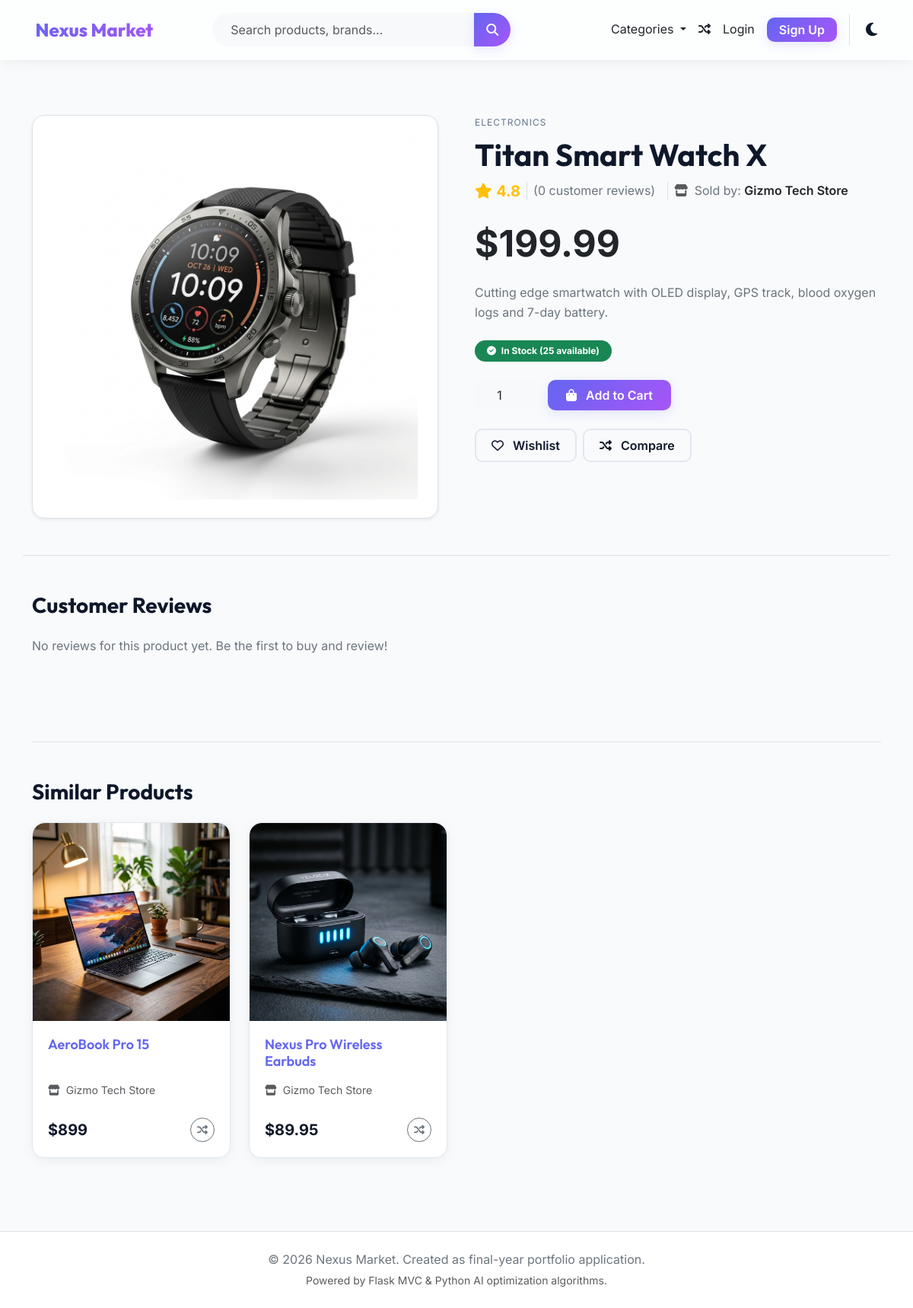
Page /product/1 on the committed database.
### tables this page shows
CREATE TABLE products (
    id INTEGER PRIMARY KEY AUTOINCREMENT,
    vendor_id INT NOT NULL,
    category_id INT NOT NULL,
    name VARCHAR(255) NOT NULL,
    description TEXT,
    price NUMERIC NOT NULL,
    stock INT NOT NULL DEFAULT 0,
    image_url VARCHAR(255) DEFAULT 'default_product.png',
    status VARCHAR(20) NOT NULL DEFAULT 'active', -- 'active', 'inactive', 'flagged'
    average_rating NUMERIC DEFAULT 0.00,
    created_at TIMESTAMP DEFAULT CURRENT_TIMESTAMP,
    FOREIGN KEY (vendor_id) REFERENCES vendors(id) ON DELETE CASCADE,
    FOREIGN KEY (category_id) REFERENCES categories(id) ON DELETE CASCADE
);

CREATE TABLE categories (
    id INTEGER PRIMARY KEY AUTOINCREMENT,
    name VARCHAR(100) NOT NULL UNIQUE,
    description TEXT,
    slug VARCHAR(100) NOT NULL UNIQUE
);

CREATE TABLE vendors (
    id INTEGER PRIMARY KEY AUTOINCREMENT,
    user_id INT NOT NULL UNIQUE,
    business_name VARCHAR(150) NOT NULL UNIQUE,
    description TEXT,
    logo VARCHAR(255) DEFAULT 'default_vendor.png',
    status VARCHAR(20) NOT NULL DEFAULT 'pending', -- 'pending', 'approved', 'blocked'
    rating NUMERIC DEFAULT 0.00,
    created_at TIMESTAMP DEFAULT CURRENT_TIMESTAMP,
    FOREIGN KEY (user_id) REFERENCES users(id) ON DELETE CASCADE
);

### routes/user.py (the view, shortened to what this page needs)
@user_bp.route('/product/<int:product_id>', methods=['GET', 'POST'])
def product_detail(product_id):
    user_id = session.get('user_id')
    product_rows = db.execute_query(
        "SELECT p.*, v.business_name, v.id as vendor_db_id, c.name as category_name "
        "FROM products p "
        "JOIN vendors v ON p.vendor_id = v.id "
        "JOIN categories c ON p.category_id = c.id "
        "WHERE p.id = %s", [product_id]
    )
    if not product_rows:
        flash('Product not found.', 'danger')
        return redirect(url_for('user.index'))
    product = product_rows[0]
    AIService.log_action(user_id, product_id, 'view')
    reviews = db.execute_query(
        "SELECT r.*, u.username FROM reviews r "
        "JOIN users u ON r.user_id = u.id "
        "WHERE r.product_id = %s ORDER BY r.created_at DESC", [product_id]
    )
    similar_products = db.execute_query(
        "SELECT p.*, v.business_name FROM products p "
        "JOIN vendors v ON p.vendor_id = v.id "
        "WHERE p.category_id = %s AND p.id != %s AND p.status = 'active' AND v.status = 'approved' "
        "ORDER BY p.average_rating DESC LIMIT 4", [product['category_id'], product_id]
    )
    can_review = False
    return render_template('user/product_detail.html',
                           product=product,
                           reviews=reviews,
                           similar=similar_products,
                           can_review=can_review)

### models/db_manager.py (called while the page is built)
    def _translate_sql(self, sql):
        if self.db_type == 'sqlite':
            return sql.replace('%s', '?')
        return sql

    def execute_non_query(self, sql, params=None):
        sql_translated = self._translate_sql(sql)
        self.cache.clear()
        try:
            cursor = self.conn.cursor()
            if params:
                cursor.execute(sql_translated, params)
            else:
                cursor.execute(sql_translated)
            self.conn.commit()
            last_id = cursor.lastrowid
            row_count = cursor.rowcount
            cursor.close()
            if sql_translated.strip().upper().startswith('INSERT'):
                return last_id
            return row_count
        except Exception as e:
            print(f"[DATABASE EXECUTE ERROR] Query: {sql_translated}\nError: {e}")
            if self.conn:
                self.conn.rollback()
            raise e

### services/ai_service.py (called while the page is built)
    @staticmethod
    def log_action(user_id, product_id, action_type, details=""):
        db.execute_non_query(
            "INSERT INTO analytics_logs (user_id, product_id, action_type, action_details) "
            "VALUES (%s, %s, %s, %s)",
            [user_id, product_id, action_type, details]
        )

### templates/user/product_detail.html (shortened to what this page needs)
{% extends 'layouts/base.html' %}
{% block content %}
<div class="container my-5">
    <div class="row g-5">
        <div class="col-md-6">
            <div class="bg-white p-4 rounded-4 shadow-sm border text-center">
                <img src="{{ url_for('static', filename=product.image_url) }}" class="img-fluid rounded-3" style="max-height: 480px; object-fit: contain; width: 100%;" alt="{{ product.name }}">
            </div>
        </div>
        <div class="col-md-6">
            <div class="product-details-panel">
                <div class="product-category mb-2">{{ product.category_name }}</div>
                <h1 class="fw-bold mb-2" style="font-family: var(--font-heading);">{{ product.name }}</h1>
                <div class="d-flex align-items-center mb-4">
                    <div class="text-warning fs-5 me-2">
                        <i class="fas fa-star"></i> <span class="fw-bold">{{ product.average_rating }}</span>
                    </div>
                    <span class="text-secondary border-start ps-2">({{ reviews|length }} customer reviews)</span>
                    <span class="ms-3 text-secondary border-start ps-2"><i class="fas fa-store text-muted me-1"></i> Sold by: <span class="fw-semibold text-dark">{{ product.business_name }}</span></span>
                </div>
                <div class="mb-4">
                    <span class="display-5 fw-bold text-dark">${{ product.price }}</span>
                </div>
                <p class="text-secondary mb-4 fs-6" style="white-space: pre-line;">{{ product.description }}</p>
                <div class="mb-4">
                    {% if product.stock == 0 %}
                        <span class="badge bg-danger rounded-pill px-3 py-2"><i class="fas fa-times-circle me-1"></i> Out of Stock</span>
                    {% elif product.stock < 5 %}
                        <span class="badge bg-warning text-dark rounded-pill px-3 py-2"><i class="fas fa-exclamation-triangle me-1"></i> Low Stock (Only {{ product.stock }} items left!)</span>
                    {% else %}
                        <span class="badge bg-success rounded-pill px-3 py-2"><i class="fas fa-check-circle me-1"></i> In Stock ({{ product.stock }} available)</span>
                    {% endif %}
                </div>
                {% if session.get('role') != 'vendor' and session.get('role') != 'admin' %}
                <form action="{{ url_for('user.cart_add', product_id=product.id) }}" method="POST" class="row g-3 align-items-center mb-4">
                    <div class="col-auto">
                        <input type="number" class="form-control bg-light border-0 py-2 text-center" id="quantity" name="quantity" value="1" min="1" max="{{ product.stock }}" style="width: 80px;" {% if product.stock == 0 %}disabled{% endif %}>
                    </div>
                    <div class="col-auto">
                        <button type="submit" class="btn btn-premium px-4 py-2" {% if product.stock == 0 %}disabled{% endif %}>
                            <i class="fas fa-shopping-bag me-2"></i> Add to Cart
                        </button>
                    </div>
                </form>
                {% endif %}
                <div class="d-flex gap-2">
                    <form action="{{ url_for('user.wishlist_toggle', product_id=product.id) }}" method="POST" class="d-inline">
                        <button type="submit" class="btn btn-premium-outline">
                            <i class="far fa-heart me-2"></i> Wishlist
                        </button>
                    </form>
                    <form action="{{ url_for('user.compare_add', product_id=product.id) }}" method="POST" class="d-inline">
                        <button type="submit" class="btn btn-premium-outline">
                            <i class="fa-solid fa-shuffle me-2"></i> Compare
                        </button>
                    </form>
                </div>
            </div>
        </div>
    </div>
    <div class="row mt-5 pt-5 border-top">
        <div class="col-lg-6 mb-5">
            <h3 class="fw-bold mb-4">Customer Reviews</h3>
            {% if not reviews %}
                <p class="text-secondary">No reviews for this product yet. Be the first to buy and review!</p>
            {% endif %}
        </div>
        <div class="col-lg-5 offset-lg-1">
        </div>
    </div>
    {% if similar %}
    <div class="mt-5 pt-5 border-top">
        <h3 class="fw-bold mb-4">Similar Products</h3>
        <div class="row g-4">
            {% for prod in similar %}
            <div class="col-lg-3 col-md-4 col-sm-6">
                <div class="product-card">
                    <div class="product-img-wrapper">
                        <img src="{{ url_for('static', filename=prod.image_url) }}" class="product-img" alt="{{ prod.name }}">
                    </div>
                    <div class="product-info">
                        <h5 class="product-title"><a href="{{ url_for('user.product_detail', product_id=prod.id) }}">{{ prod.name }}</a></h5>
                        <div class="small text-muted mb-2"><i class="fas fa-store me-1"></i> {{ prod.business_name }}</div>
                        <div class="d-flex justify-content-between align-items-center mt-3">
                            <span class="product-price">${{ prod.price }}</span>
                            <form action="{{ url_for('user.compare_add', product_id=prod.id) }}" method="POST" class="d-inline">
                                <button type="submit" class="btn btn-sm btn-outline-secondary rounded-circle" style="width: 32px; height: 32px; padding: 0;">
                                    <i class="fa-solid fa-shuffle"></i>
                                </button>
                            </form>
                        </div>
                    </div>
                </div>
            </div>
            {% endfor %}
        </div>
    </div>
    {% endif %}
</div>
{% endblock %}

### static/css/styles.css (style rules this page uses)
:root { --bg-primary: #f8fafc; --bg-secondary: #ffffff; --bg-tertiary: #f1f5f9; --text-primary: #0f172a; --text-secondary: #475569; --text-muted: #64748b; --accent-color: #6366f1; --accent-hover: #4f46e5; --accent-gradient: linear-gradient(135deg, #6366f1 0%, #a855f7 100%); --accent-glow: rgba(99, 102, 241, 0.15); --border-color: #e2e8f0; --card-shadow: 0 4px 20px -2px rgba(15, 23, 42, 0.05), 0 2px 8px -1px rgba(15, 23, 42, 0.03); --glass-bg: rgba(255, 255, 255, 0.7); --glass-border: rgba(255, 255, 255, 0.5); --glass-blur: blur(12px); --success: #10b981; --warning: #f59e0b; --danger: #ef4444; --info: #06b6d4; --font-heading: 'Outfit', sans-serif; --font-body: 'Inter', sans-serif; --border-radius-lg: 16px; --border-radius-md: 10px; --border-radius-sm: 6px; --transition-smooth: all 0.3s cubic-bezier(0.4, 0, 0.2, 1); }
* { box-sizing: border-box; margin: 0; padding: 0; }
body { background-color: var(--bg-primary); color: var(--text-primary); font-family: var(--font-body); line-height: 1.6; transition: var(--transition-smooth); min-height: 100vh; display: flex; flex-direction: column; }
h1, h2, h3, h4, h5, h6 { font-family: var(--font-heading); color: var(--text-primary); font-weight: 700; }
a { color: var(--accent-color); text-decoration: none; transition: var(--transition-smooth); }
.btn-premium { background: var(--accent-gradient); color: white; font-weight: 600; border: none; border-radius: var(--border-radius-md); padding: 10px 22px; box-shadow: 0 4px 14px var(--accent-glow); transition: var(--transition-smooth); cursor: pointer; }
.btn-premium-outline { background: transparent; color: var(--text-primary); font-weight: 600; border: 2px solid var(--border-color); border-radius: var(--border-radius-md); padding: 8px 20px; transition: var(--transition-smooth); cursor: pointer; }
.product-card { border-radius: var(--border-radius-lg); background-color: var(--bg-secondary); border: 1px solid var(--border-color); box-shadow: var(--card-shadow); overflow: hidden; transition: var(--transition-smooth); position: relative; display: flex; flex-direction: column; height: 100%; }
.product-img-wrapper { position: relative; width: 100%; height: 260px; background-color: var(--bg-tertiary); overflow: hidden; border-radius: var(--border-radius-lg) var(--border-radius-lg) 0 0; }
.product-img { width: 100%; height: 100%; object-fit: cover; transition: var(--transition-smooth); }
.product-info { padding: 20px; display: flex; flex-direction: column; flex-grow: 1; }
.product-category { font-size: 12px; color: var(--text-muted); text-transform: uppercase; letter-spacing: 1px; margin-bottom: 5px; }
.product-title { font-size: 18px; font-weight: 600; margin-bottom: 8px; display: -webkit-box; -webkit-line-clamp: 2; -webkit-box-orient: vertical; overflow: hidden; height: 52px; }
.product-price { font-size: 20px; font-weight: 700; color: var(--text-primary); }

### rows in the picture
products: image_url (picture), name "Titan Smart Watch X", average_rating "4.8", price "199.99", description "Cutting edge smartwatch with OLED display, GPS track, blood oxygen logs and 7-day battery.", stock "25", quantity "1"
categories: category_name "ELECTRONICS"
vendors: business_name "Gizmo Tech Store"
products: image_url (picture), name "AeroBook Pro 15", business_name "Gizmo Tech Store", price "899"
products: image_url (picture), name "Nexus Pro Wireless Earbuds", business_name "Gizmo Tech Store", price "89.95"

### other values in the picture
{{ reviews|length }} "0"
{{ current_year }} "2026"
